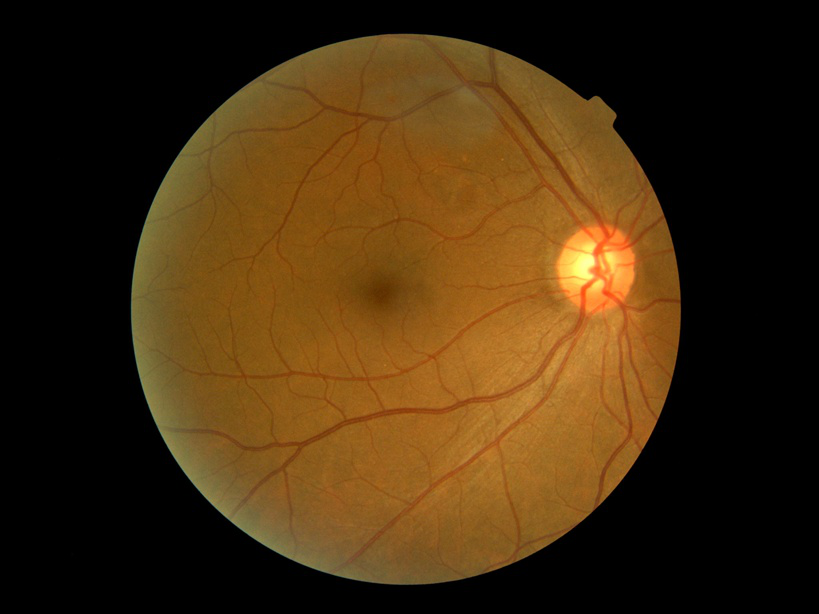
#> input picture complexity_top20/individual/rank01_675de69373f8/original.png, 819 x 614 px
$ python -i vessel1005.py   (imports and definitions only)
#> lines starting #> are read from the running program, lines starting #| are printed output that depends on the picture; after the words box and inside, x2 and y2 are one past the last pixel; in counts of white or black regions, pixels touching at a corner belong together
"""
眼底血管抽出 (GPU版 / PyTorch)

従来版からの主な変更点
  1. 解像度正規化   : 眼底の直径を TARGET_DIAMETER に揃えて処理 (画像サイズ依存を排除)
  2. 局所コントラスト正規化 : log輝度 -> 背景除去 -> 局所標準偏差で割る
                       (暗い領域/明るい視神経乳頭周辺でも同じ閾値で扱える)
  3. 方向付きリッジフィルタ束 : 5スケール x 16方向 を GPU で畳み込み
                       (Frangiより太い血管・低コントラスト血管に強い)
  4. エッジ抑制 + 異方性   : 乳頭輪郭/眼底縁/黄斑のブロブ状反応を減衰
  5. ヒステリシス閾値 + スケルトン化 + スパー除去 + 短い成分の除去

使い方:  python vessel_extraction_gpu.py
"""

import os
import shutil

import cv2
import numpy as np
import torch
import torch.nn.functional as F
from scipy import ndimage as ndi
from skimage.filters import apply_hysteresis_threshold
from skimage.morphology import remove_small_holes, skeletonize
from tqdm import tqdm

# ============================================================
# 設定
# ============================================================
SOURCE_IMAGE_DIR = "healthy_images"
SUPPORTED_EXTENSIONS = (".png", ".jpg", ".jpeg", ".bmp", ".tif", ".tiff")

VESSEL_OUTPUT_DIR = "vessel_extracted"
DEBUG_MONTAGE_DIR = "vessel_debug_20"
DEBUG_SAMPLE_COUNT = 20

OUTPUT_IMAGE_MODE = "vessel_only"      # "vessel_only" or "overlay"
OVERLAY_THICKNESS = 3

# --- 解像度 -------------------------------------------------
TARGET_DIAMETER = 1000                 # 眼底直径をこの画素数に揃える
MASK_ERODE_RATIO = 0.02                # 眼底縁から除外する幅 (直径比)

# --- 正規化 -------------------------------------------------
BG_SIGMA = 20.0                        # 背景推定
STD_SIGMA = 25.0                       # 局所std推定
STD_FLOOR_RATIO = 0.35                 # stdの下限 (全体median比) ノイズ増幅防止

# --- リッジフィルタ -----------------------------------------
SIGMAS = (1.2, 1.8, 2.6, 3.6, 5.0)     # 血管幅 ≒ 2.5*sigma
N_ORIENT = 16
ALONG_FACTOR = 2.2                     # 方向方向のsigma = 2.2*s + 2 (上限10)
EDGE_WEIGHT = 0.8                      # 大きいほどエッジ(乳頭縁など)を強く抑制
ANISO_POWER = 1.0                      # 大きいほどブロブ(黄斑など)を強く抑制

# --- 閾値 (眼底内の応答分布のパーセンタイル) -----------------
# 細い血管が足りない → LOW/HIGH を下げる
# ノイズ・偽血管が多い → LOW/HIGH を上げる
LOW_PCT = 80.0
HIGH_PCT = 93.0

# --- 後処理 -------------------------------------------------
MIN_HOLE_AREA = 80                     # 小さい穴は埋める (リング状ループ防止)
SPUR_MIN_LEN = 10                      # これより短い枝は除去
MIN_SKELETON_LEN = 35                  # これより短い孤立成分は除去

# [1 line that did not run here, left out]


# ============================================================
# 眼底マスク
# ============================================================
def estimate_fundus_mask(bgr):
    gray = cv2.cvtColor(bgr, cv2.COLOR_BGR2GRAY)
    gray = cv2.GaussianBlur(gray, (0, 0), 1.5)
    otsu, _ = cv2.threshold(gray, 0, 255, cv2.THRESH_BINARY + cv2.THRESH_OTSU)
    thr = float(np.clip(0.4 * otsu, 6, 25))
    mask = (gray > thr).astype(np.uint8) * 255

    k = cv2.getStructuringElement(cv2.MORPH_ELLIPSE, (15, 15))
    mask = cv2.morphologyEx(mask, cv2.MORPH_CLOSE, k)

    n, lab, stats, _ = cv2.connectedComponentsWithStats(mask, connectivity=8)
    if n <= 1:
        return np.zeros_like(mask), 1.0
    largest = 1 + int(np.argmax(stats[1:, cv2.CC_STAT_AREA]))
    mask = np.where(lab == largest, 255, 0).astype(np.uint8)
    mask = (ndi.binary_fill_holes(mask > 0)).astype(np.uint8) * 255

    ys, xs = np.nonzero(mask)
    diameter = float(max(xs.max() - xs.min() + 1, ys.max() - ys.min() + 1))
    return mask, diameter


def erode_mask(mask, width):
    width = max(1, int(round(width)))
    size = 2 * width + 1
    pad = size
    padded = cv2.copyMakeBorder(mask, pad, pad, pad, pad,
                                cv2.BORDER_CONSTANT, value=0)
    kernel = cv2.getStructuringElement(cv2.MORPH_ELLIPSE, (size, size))
    out = cv2.erode(padded, kernel)
    return out[pad:pad + mask.shape[0], pad:pad + mask.shape[1]]


# ============================================================
# 前処理: log -> 背景除去 -> 局所コントラスト正規化
# ============================================================
def masked_blur(img, mask_f, sigma):
    num = cv2.GaussianBlur(img * mask_f, (0, 0), sigma)
    den = cv2.GaussianBlur(mask_f, (0, 0), sigma)
    return num / np.maximum(den, 1e-3)


def normalize_local_contrast(green, mask):
    m = (mask > 0).astype(np.float32)
    L = np.log(green.astype(np.float32) + 10.0)

    # マスク外を周囲の平均で外挿 (境界に偽エッジを作らない)
    ext = masked_blur(L, m, 30.0)
    filled = np.where(m > 0, L, ext).astype(np.float32)

    bg = cv2.GaussianBlur(filled, (0, 0), BG_SIGMA)
    resid = filled - bg

    var = masked_blur(resid * resid, m, STD_SIGMA)
    std = np.sqrt(np.maximum(var, 0))
    valid_std = std[m > 0]
    floor = STD_FLOOR_RATIO * (np.median(valid_std) if valid_std.size else 1.0)
    std = np.maximum(std, max(floor, 1e-4))

    norm = resid / std
    norm[m == 0] = 0.0
    return norm.astype(np.float32)


# ============================================================
# GPU: 方向付きリッジ / エッジフィルタ束
# ============================================================
# [53 lines left out: functions build_kernels, ridge_response_gpu, not called in this run]


# ============================================================
# 後処理
# ============================================================
_NB_KERNEL = np.ones((3, 3), np.float32)
_NB_KERNEL[1, 1] = 0


def neighbor_count(sk):
    return cv2.filter2D(sk.astype(np.float32), -1, _NB_KERNEL,
                        borderType=cv2.BORDER_CONSTANT).astype(np.int32)


# [43 lines left out: functions prune_spurs, remove_short_skeletons, create_overlay, not called in this run]


# ============================================================
# 1枚処理
# ============================================================
def extract_vessels(original):
    h0, w0 = original.shape[:2]
    mask0, diameter = estimate_fundus_mask(original)
    if np.count_nonzero(mask0) == 0:
        raise RuntimeError("眼底領域を検出できません")

    # ---- 作業解像度へ -----------------------------------
    scale = TARGET_DIAMETER / diameter
    if abs(scale - 1.0) > 0.03:
        interp = cv2.INTER_AREA if scale < 1 else cv2.INTER_CUBIC
        img = cv2.resize(original, None, fx=scale, fy=scale, interpolation=interp)
        mask = cv2.resize(mask0, (img.shape[1], img.shape[0]),
                          interpolation=cv2.INTER_NEAREST)
    else:
        scale = 1.0
        img, mask = original, mask0

    mask_eff = erode_mask(mask, MASK_ERODE_RATIO * TARGET_DIAMETER)
    if np.count_nonzero(mask_eff) == 0:
        mask_eff = mask.copy()

    # ---- 前処理 -----------------------------------------
    green = img[:, :, 1]
    norm = normalize_local_contrast(green, mask_eff)

    # ---- GPU フィルタ -----------------------------------
    resp = ridge_response_gpu(norm)
    resp[mask_eff == 0] = 0.0
    vals = resp[mask_eff > 0]
    ref = np.percentile(vals, 99.0) if vals.size else 1.0
    resp = resp / max(ref, 1e-6)

    # ---- 二値化 -----------------------------------------
    low = np.percentile(resp[mask_eff > 0], LOW_PCT)
    high = np.percentile(resp[mask_eff > 0], HIGH_PCT)
    binary = apply_hysteresis_threshold(resp, low, high) & (mask_eff > 0)
    binary = remove_small_holes(binary, MIN_HOLE_AREA)
    binary &= mask_eff > 0

    # ---- 細線化・整形 -----------------------------------
    skel = skeletonize(binary)
    skel = prune_spurs(skel, SPUR_MIN_LEN)
    skel = remove_short_skeletons(skel, MIN_SKELETON_LEN)

    # ---- 元解像度へ戻す ---------------------------------
    if scale != 1.0:
        s8 = cv2.dilate(skel.astype(np.uint8) * 255, np.ones((3, 3), np.uint8))
        s8 = cv2.resize(s8, (w0, h0), interpolation=cv2.INTER_LINEAR)
        skel0 = skeletonize(s8 > 127)
    else:
        skel0 = skel
    skel0 &= erode_mask(mask0, 2) > 0

    debug = {
        "original": original,
        "mask": mask0,
        "normalized": norm,
        "ridge response": resp,
        "binary": binary.astype(np.uint8) * 255,
        "overlay": create_overlay(original, skel0, 4),
    }
    return skel0, debug


# ============================================================
# デバッグモンタージュ
# ============================================================
# [81 lines left out: functions to_bgr_u8, build_montage, clear_dir, main, not called in this run]


# [2 lines not run here, left out]

>>> import cv2
>>> picture = cv2.imread('complexity_top20/individual/rank01_675de69373f8/original.png')
#> picture is the input picture: shape (614, 819, 3); mean B, G, R 14.9, 44.4, 67.3
>>> result = extract_vessels(picture)
#> in estimate_fundus_mask, `gray = cv2.cvtColor(bgr, cv2.COLOR_BGR2GRAY)`:
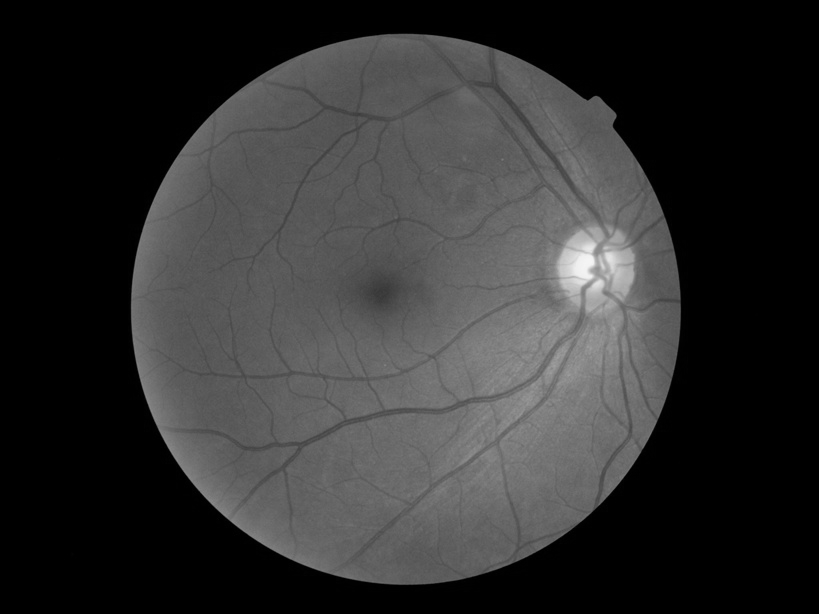
#> gray: shape (614, 819); min 0, max 245, mean 47.9
#> in estimate_fundus_mask, `otsu, _ = cv2.threshold(gray, 0, 255, cv2.THRESH_BINARY + cv2.THRESH_O..`: otsu = 50
#> in estimate_fundus_mask, `thr = float(np.clip(0.4 * otsu, 6, 25))`: thr = 20
#> in estimate_fundus_mask, `mask = (gray > thr).astype(np.uint8) * 255`:
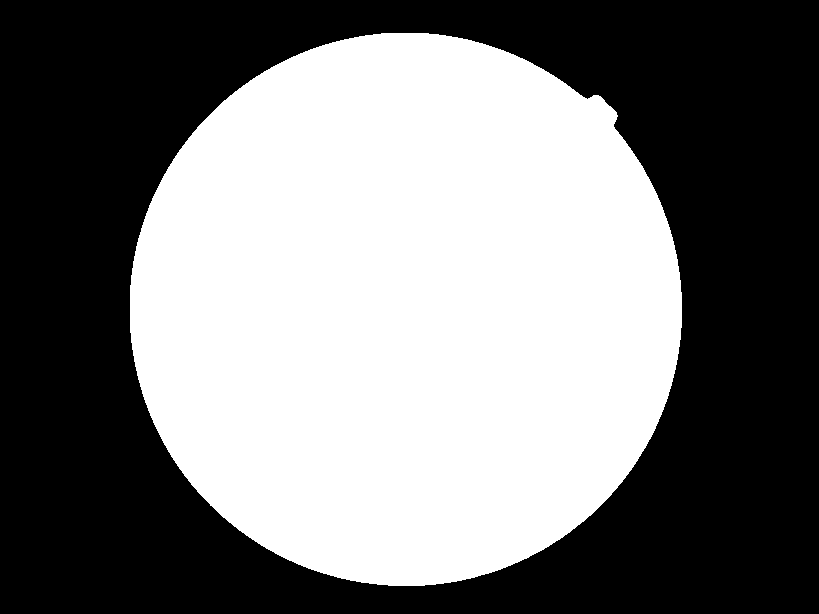
#> mask: shape (614, 819); 47.9% white; 1 white region, box (x1, y1, x2, y2) and area: (130, 33, 682, 586) 240773
#> in estimate_fundus_mask, `mask = cv2.morphologyEx(mask, cv2.MORPH_CLOSE, k)`: mask: shape (614, 819); 47.9% white; 1 white region, box (x1, y1, x2, y2) and area: (130, 33, 682, 586) 240782
#> in estimate_fundus_mask, `n, lab, stats, _ = cv2.connectedComponentsWithStats(mask, connectivity..`: n = 2; stats = [[0, 0, 819, 614, 262084], [130, 33, 552, 553, 240782]]
#> in estimate_fundus_mask, `largest = 1 + int(np.argmax(stats[1:, cv2.CC_STAT_AREA]))`: largest = 1
#> in estimate_fundus_mask, `diameter = float(max(xs.max() - xs.min() + 1, ys.max() - ys.min() + 1))`: diameter = 553
#> in extract_vessels, `scale = TARGET_DIAMETER / diameter`: scale = 1.81
#> in extract_vessels, `interp = cv2.INTER_AREA if scale < 1 else cv2.INTER_CUBIC`: interp = 2
#> in extract_vessels, `mask = cv2.resize(mask0, (img.shape[1], img.shape[0]), interpolation=c..`: mask: shape (1110, 1481); 47.9% white; 1 white region, box (x1, y1, x2, y2) and area: (236, 60, 1234, 1060) 787126
#> in erode_mask, `padded = cv2.copyMakeBorder(mask, pad, pad, pad, pad, cv2.BORDER_CONST..`: padded: shape (1192, 1563); 42.2% white; 1 white region, box (x1, y1, x2, y2) and area: (277, 101, 1275, 1101) 787126
#> in erode_mask, `out = cv2.erode(padded, kernel)`: out: shape (1192, 1563); 38.8% white; 1 white region, box (x1, y1, x2, y2) and area: (297, 121, 1255, 1081) 723620
#> in erode_mask, `return out[pad:pad + mask.shape[0], pad:pad + mask.shape[1]]`: returned value: shape (1110, 1481); 44% white; 1 white region, box (x1, y1, x2, y2) and area: (256, 80, 1214, 1040) 723620
#> in normalize_local_contrast, `L = np.log(green.astype(np.float32) + 10.0)`:
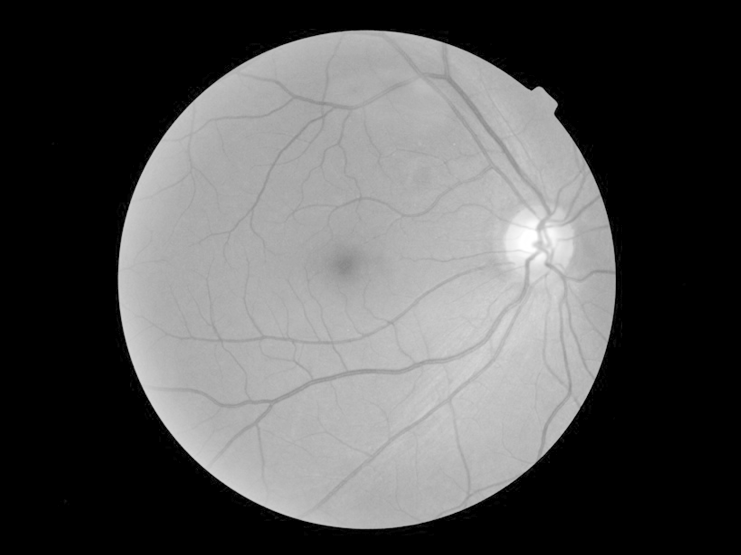
#> L: shape (1110, 1481) float32 (shown at 1/2 size); min 2.3, max 5.58, mean 3.41; drawn with min black and max white
#> in normalize_local_contrast, `bg = cv2.GaussianBlur(filled, (0, 0), BG_SIGMA)`:
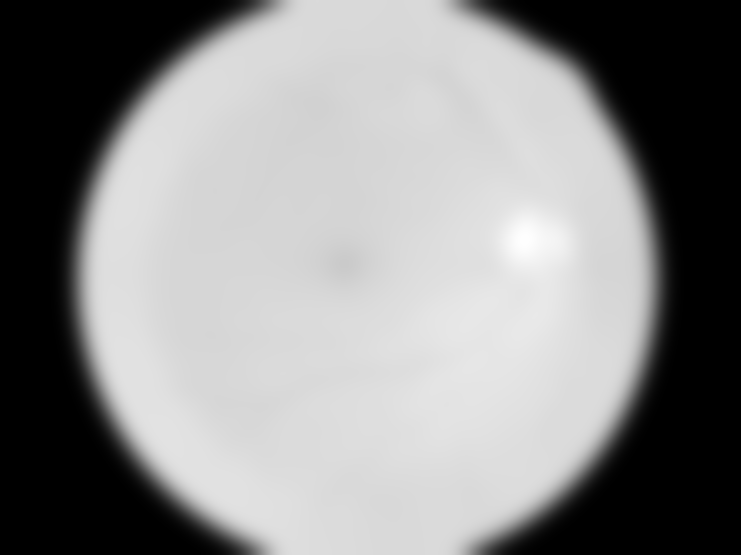
#> bg: shape (1110, 1481) float32 (shown at 1/2 size); min 0, max 5.37, mean 2.94; drawn with min black and max white
#> call 2 of masked_blur, with sigma = 25
#> in masked_blur (call 2), `return num / np.maximum(den, 1e-3)`:
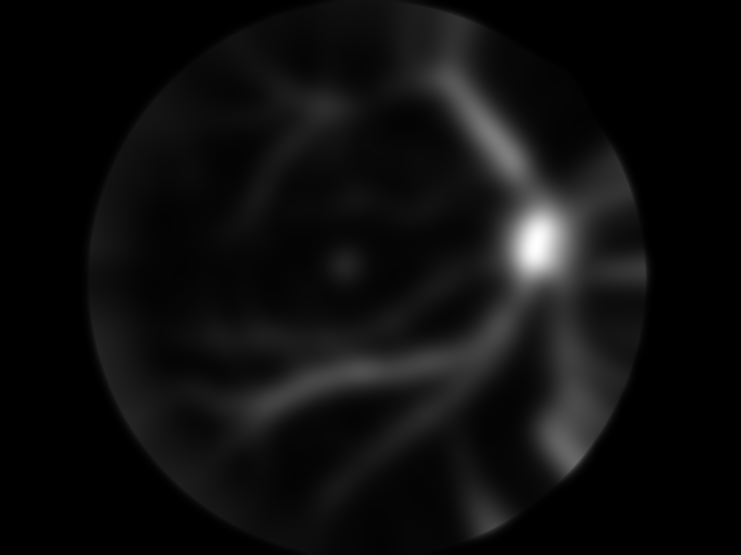
#> returned value: shape (1110, 1481) float32 (shown at 1/2 size); min 0, max 0.0449, mean 0.00261; drawn with min black and max white
#> in normalize_local_contrast, `std = np.sqrt(np.maximum(var, 0))`:
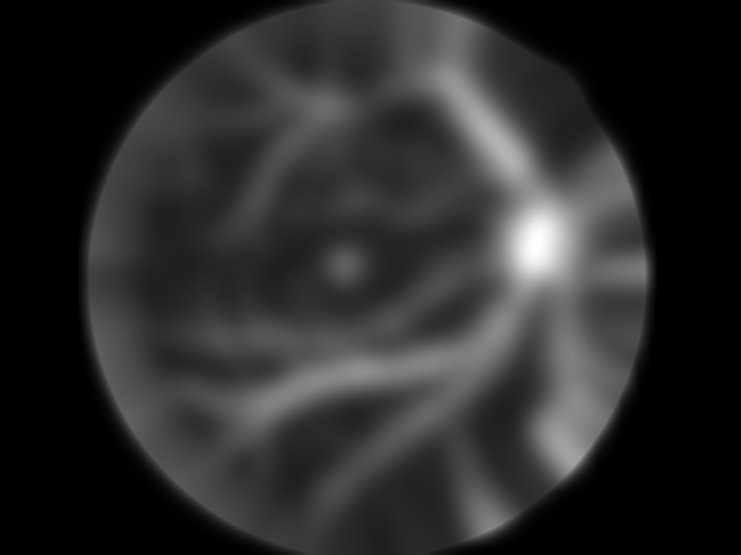
#> std: shape (1110, 1481) float32 (shown at 1/2 size); min 0, max 0.212, mean 0.0365; drawn with min black and max white
#> in normalize_local_contrast, `floor = STD_FLOOR_RATIO * (np.median(valid_std) if valid_std.size else..`: floor = 0.0175
#> in normalize_local_contrast, `norm[m == 0] = 0.0`:
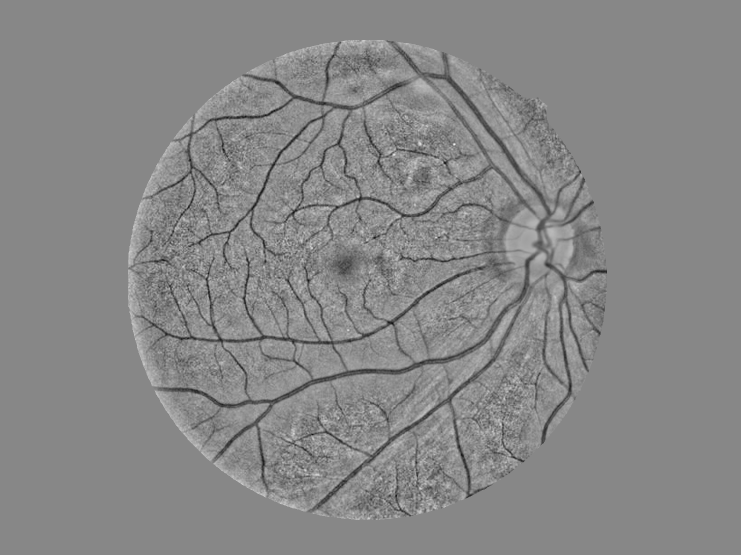
#> norm: shape (1110, 1481) float32 (shown at 1/2 size); min -5.32, max 4.72, mean 0.00555; drawn with min black and max white
#> (the run stopped early here; a loop or call above may not have finished)

$ run again, on complexity_top20/individual/rank01_675de69373f8/branch_points_debug.png
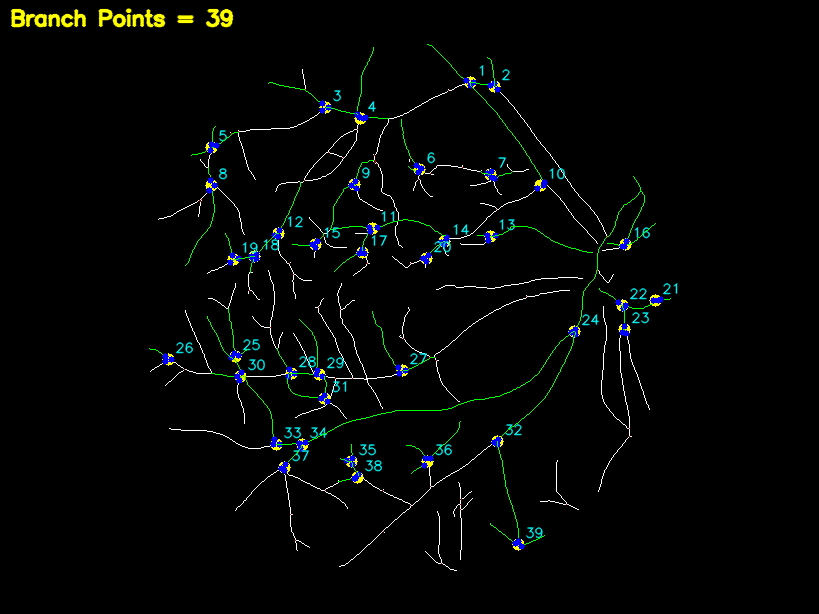
#> input picture complexity_top20/individual/rank01_675de69373f8/branch_points_debug.png, 819 x 614 px
#> picture is the input picture: shape (614, 819, 3); mean B, G, R 4.4, 5.8, 3.6
#> otsu = 30
#> thr = 12
#> lab: shape (614, 819) int32; 4 distinct labels, from 0 to 3
#> n = 4; stats = [[0, 0, 819, 614, 432450], [9, 5, 226, 25, 3890], [148, 43, 531, 530, 66035], [539, 459, 41, 53, 491]]
#> largest = 2
#> in estimate_fundus_mask, `mask = (ndi.binary_fill_holes(mask > 0)).astype(np.uint8) * 255`:
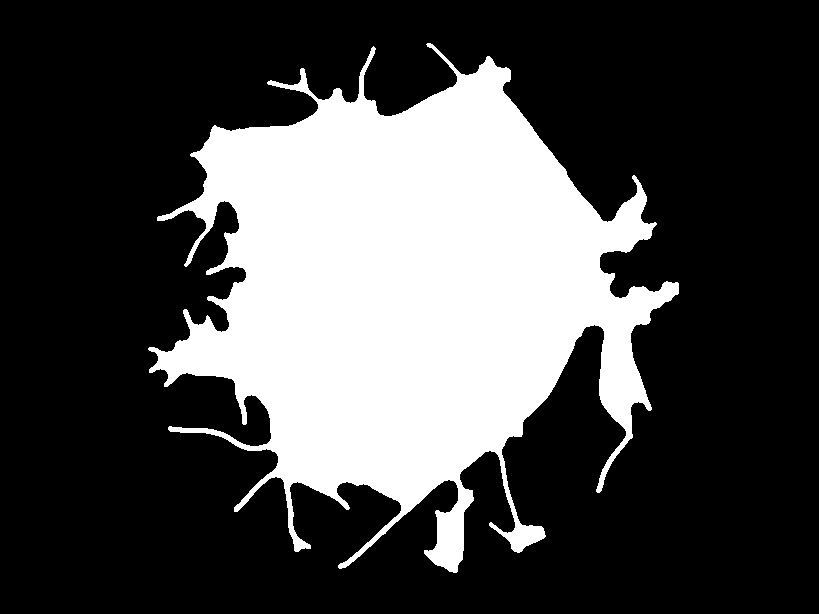
#> mask: shape (614, 819); 28.6% white; 1 white region, box (x1, y1, x2, y2) and area: (148, 43, 679, 573) 143635
#> in estimate_fundus_mask, `diameter = float(max(xs.max() - xs.min() + 1, ys.max() - ys.min() + 1))`: diameter = 531
#> scale = 1.88
#> interp = 2
#> padded: shape (1238, 1624); 25.3% white; 1 white region, box (x1, y1, x2, y2) and area: (320, 122, 1320, 1120) 509193
#> out: shape (1238, 1624); 19.9% white; 4 white regions (2 under 20 px), largest, box (x1, y1, x2, y2) and area: (364, 180, 1258, 978) 399067, (874, 1024, 895, 1092) 777
#> m: shape (1156, 1542) float32; values 0 (black) and 1 (white), 22.4% white; 4 white regions (2 under 20 px), largest, box (x1, y1, x2, y2) and area: (323, 139, 1217, 937) 399067, (833, 983, 854, 1051) 777
#> floor = 0.252
#> in normalize_local_contrast, `norm[m == 0] = 0.0`:
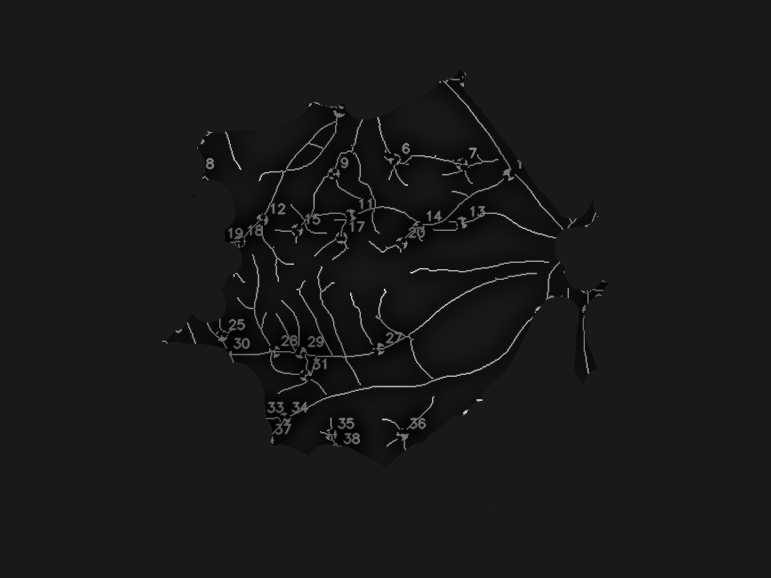
#> norm: shape (1156, 1542) float32 (shown at 1/2 size); min -0.761, max 6.88, mean -0.00475; drawn with min black and max white
